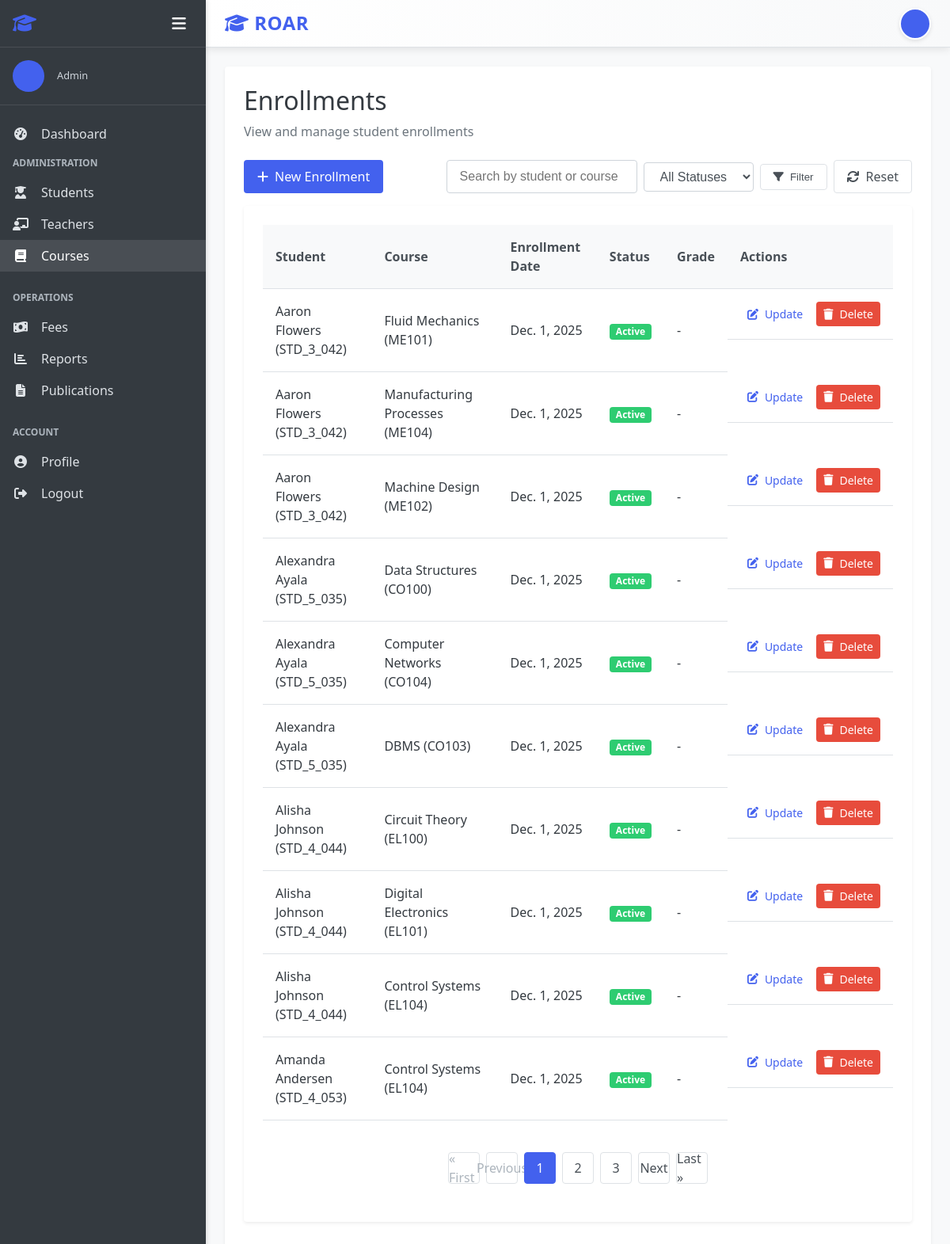
The app's page /courses/enrollments/ (signed in) with its own data.
### accounts/models.py (models this page shows, shortened)
class User(AbstractUser):
    USER_TYPE_CHOICES = (
        ('admin', 'Admin'),
        ('teacher', 'Teacher'),
        ('student', 'Student'),
    )
    user_type = models.CharField(max_length=10, choices=USER_TYPE_CHOICES, default='student')
    profile_pic = models.ImageField(upload_to='profile_pics/', null=True, blank=True)
    address = models.TextField(null=True, blank=True)
    mobile = models.CharField(max_length=15, null=True, blank=True)
    department = models.ForeignKey(Department, on_delete=models.CASCADE,default=None ,null=True, blank=True)
    @property
    def is_admin(self):
        return self.user_type == 'admin'
    @property
    def is_teacher(self):
        return self.user_type == 'teacher'
    @property
    def is_student(self):
        return self.user_type == 'student'

### courses/models.py (models this page shows, shortened)
class Enrollment(models.Model):
    STATUS_CHOICES = (
        ('active', 'Active'),
        ('completed', 'Completed'),
        ('dropped', 'Dropped'),
    )
    student = models.ForeignKey(Student, on_delete=models.CASCADE, related_name='enrollments')
    course = models.ForeignKey(Course, on_delete=models.CASCADE, related_name='enrollments')
    enrollment_date = models.DateField(auto_now_add=True)
    status = models.CharField(max_length=10, choices=STATUS_CHOICES, default='active')
    grade = models.CharField(max_length=2, null=True, blank=True)
    class Meta:
        unique_together = ['student', 'course']
        ordering = ['-enrollment_date']

class Course(models.Model):
    name = models.CharField(max_length=100)
    code = models.CharField(max_length=20, unique=True)
    description = models.TextField(null=True, blank=True)
    credits = models.PositiveIntegerField(default=3)
    teachers = models.ManyToManyField(Teacher, related_name='courses')
    created_at = models.DateTimeField(auto_now_add=True)
    updated_at = models.DateTimeField(auto_now=True)
    department = models.ForeignKey(Department, on_delete=models.CASCADE, null=True, blank=True)
    class Meta:
        ordering = ['name']

### students/models.py (models this page shows, shortened)
class Student(models.Model):
    user = models.OneToOneField(User, on_delete=models.CASCADE, related_name='student_profile')
    student_id = models.CharField(max_length=20, unique=True)
    date_of_birth = models.DateField(null=True, blank=True)
    gender = models.CharField(max_length=10, choices=(('male', 'Male'), ('female', 'Female'), ('other', 'Other')))
    parent_name = models.CharField(max_length=100, null=True, blank=True)
    parent_mobile = models.CharField(max_length=15, null=True, blank=True)
    admission_date = models.DateField(auto_now_add=True)
    class Meta:
        ordering = ['user__first_name', 'user__last_name']

### courses/views.py (the view)
# urls.py: path('enrollments/', views.EnrollmentListView.as_view(), name='enrollment_list'),
class EnrollmentListView(LoginRequiredMixin, AdminRequiredMixin, ListView):
    model = Enrollment
    template_name = 'courses/enrollment_list.html'
    context_object_name = 'enrollments'
    paginate_by = 10

### students/views.py (called while the page is built)
    def test_func(self):
        return self.request.user.is_authenticated and self.request.user.is_admin

### templates/courses/enrollment_list.html (shortened to what this page needs)
{% extends "base.html" %}
{% block content %}
<div class="dashboard-header">
    <h1>Enrollments</h1>
    <p>View and manage student enrollments</p>
</div>
<div class="action-bar">
    <div class="action-buttons">
        <a href="{% url 'enrollment_create' %}" class="btn btn-primary">
            <i class="fas fa-plus"></i> New Enrollment
        </a>
    </div>
    <div class="filter-section">
        <form method="get" class="filter-form">
            <div class="form-group">
                <input type="text" name="search" placeholder="Search by student or course" class="form-control" value="{{ request.GET.search }}">
            </div>
            <div class="form-group">
                <select name="status" class="form-control">
                    <option value="">All Statuses</option>
                </select>
            </div>
            <button type="submit" class="btn btn-outline">
                <i class="fas fa-filter"></i> Filter
            </button>
            <a href="{% url 'enrollment_list' %}" class="btn btn-outline">
                <i class="fas fa-sync"></i> Reset
            </a>
        </form>
    </div>
</div>
<div class="card">
    <div class="card-body">
        {% if enrollments %}
        <div class="table-container">
            <table class="table">
                <thead>
                    <tr>
                        <th>Student</th>
                        <th>Course</th>
                        <th>Enrollment Date</th>
                        <th>Status</th>
                        <th>Grade</th>
                        <th>Actions</th>
                    </tr>
                </thead>
                <tbody>
                    {% for enrollment in enrollments %}
                    <tr>
                        <td>{{ enrollment.student.user.get_full_name }} ({{ enrollment.student.student_id }})</td>
                        <td>{{ enrollment.course.name }} ({{ enrollment.course.code }})</td>
                        <td>{{ enrollment.enrollment_date }}</td>
                        <td>
                            <span class="badge {% if enrollment.status == 'active' %}badge-success{% elif enrollment.status == 'completed' %}badge-info{% else %}badge-warning{% endif %}">
                                {{ enrollment.get_status_display }}
                            </span>
                        </td>
                        <td>{{ enrollment.grade|default:"-" }}</td>
                        <td class="table-actions">
                            <a href="{% url 'enrollment_update' enrollment.id %}" class="btn btn-sm btn-warning">
                                <i class="fas fa-edit"></i> Update
                            </a>
                            <a href="{% url 'enrollment_delete' enrollment.id %}" class="btn btn-sm btn-danger">
                                <i class="fas fa-trash"></i> Delete
                            </a>
                        </td>
                    </tr>
                    {% endfor %}
                </tbody>
            </table>
        </div>
        {% if is_paginated %}
        <div class="pagination-container">
            <ul class="pagination">
                {% if page_obj.has_previous %}
                <li><a href="?page=1{% if request.GET.search %}&search={{ request.GET.search }}{% endif %}{% if request.GET.status %}&status={{ request.GET.status }}{% endif %}">&laquo; First</a></li>
                <li><a href="?page={{ page_obj.previous_page_number }}{% if request.GET.search %}&search={{ request.GET.search }}{% endif %}{% if request.GET.status %}&status={{ request.GET.status }}{% endif %}">Previous</a></li>
                {% else %}
                <li class="disabled"><span>&laquo; First</span></li>
                <li class="disabled"><span>Previous</span></li>
                {% endif %}
                {% for i in paginator.page_range %}
                    {% if page_obj.number == i %}
                    <li class="active"><span>{{ i }}</span></li>
                    {% elif i > page_obj.number|add:'-3' and i < page_obj.number|add:'3' %}
                    <li><a href="?page={{ i }}{% if request.GET.search %}&search={{ request.GET.search }}{% endif %}{% if request.GET.status %}&status={{ request.GET.status }}{% endif %}">{{ i }}</a></li>
                    {% endif %}
                {% endfor %}
                {% if page_obj.has_next %}
                <li><a href="?page={{ page_obj.next_page_number }}{% if request.GET.search %}&search={{ request.GET.search }}{% endif %}{% if request.GET.status %}&status={{ request.GET.status }}{% endif %}">Next</a></li>
                <li><a href="?page={{ paginator.num_pages }}{% if request.GET.search %}&search={{ request.GET.search }}{% endif %}{% if request.GET.status %}&status={{ request.GET.status }}{% endif %}">Last &raquo;</a></li>
                {% else %}
                <li class="disabled"><span>Next</span></li>
                <li class="disabled"><span>Last &raquo;</span></li>
                {% endif %}
            </ul>
        </div>
        {% endif %}
        {% endif %}
    </div>
</div>
{% endblock %}

### templates/base.html (shortened to what this page needs)
<!DOCTYPE html>
<html lang="en">
<head>
    <link rel="stylesheet" href="/static/css/style.css">
    <link rel="stylesheet" href="https://cdnjs.cloudflare.com/ajax/libs/font-awesome/6.4.0/css/all.min.css">
</head>
<body>
    <div class="app-container {% if not user.is_authenticated %}auth-page{% endif %}">
        {% if user.is_authenticated %}
        <aside class="sidebar">
            <div class="sidebar-header">
                <h2><i class="fas fa-graduation-cap"></i> </h2>
                <div class="sidebar-controls">
                    <button class="sidebar-toggle" id="sidebarToggle">
                        <i class="fas fa-bars"></i>
                    </button>
                </div>
            </div>
            <div class="sidebar-user">
                {% if user.profile_pic %}
                    <img src="{{ user.profile_pic.url }}" alt="{{ user.get_full_name }}" class="user-avatar">
                {% else %}
                    <div class="user-avatar-placeholder">
                    </div>
                {% endif %}
                <div class="user-info">
                    <p class="user-role">{{ user.get_user_type_display }}</p>
                </div>
            </div>
            <nav class="sidebar-nav">
                <ul>
                    <li><a href="{% url 'dashboard' %}" class="{% if request.path == '/' %}active{% endif %}">
                        <i class="fas fa-tachometer-alt"></i> <span class="menu-text">Dashboard</span>
                    </a></li>
                    {% if user.is_admin %}
                    <li class="nav-section">
                        <span class="nav-section-title">Administration</span>
                        <ul>
                            <li><a href="{% url 'student_list' %}" class="{% if '/students/' in request.path %}active{% endif %}">
                                <i class="fas fa-user-graduate"></i> <span class="menu-text">Students</span>
                            </a></li>
                            <li><a href="{% url 'teacher_list' %}" class="{% if '/teachers/' in request.path %}active{% endif %}">
                                <i class="fas fa-chalkboard-teacher"></i> <span class="menu-text">Teachers</span>
                            </a></li>
                            <li><a href="{% url 'course_list' %}" class="{% if '/courses/' in request.path %}active{% endif %}">
                                <i class="fas fa-book"></i> <span class="menu-text">Courses</span>
                            </a></li>
                        </ul>
                    </li>
                    <li class="nav-section">
                        <span class="nav-section-title">Operations</span>
                        <ul>
                            <li><a href="{% url 'fee_invoice_list' %}" class="{% if '/fees/' in request.path %}active{% endif %}">
                                <i class="fas fa-money-bill-wave"></i> <span class="menu-text">Fees</span>
                            </a></li>
                            <li><a href="{% url 'report_dashboard' %}" class="{% if '/reports/' in request.path %}active{% endif %}">
                                <i class="fas fa-chart-bar"></i> <span class="menu-text">Reports</span>
                            </a></li>
                            <li>
                                <a href="{% url 'publication_list_admin' %}">
                                    <i class="fas fa-file-alt"></i> <span class="menu-text">Publications</span>
                                </a>
                            </li>
                        </ul>
                    </li>
                    {% endif %}
                    <li class="nav-section">
                        <span class="nav-section-title">Account</span>
                        <ul>
                            <li><a href="{% url 'profile' %}">
                                <i class="fas fa-user-circle"></i> <span class="menu-text">Profile</span>
                            </a></li>
                            <li><a href="{% url 'logout' %}">
                                <i class="fas fa-sign-out-alt"></i> <span class="menu-text">Logout</span>
                            </a></li>
                        </ul>
                    </li>
                </ul>
            </nav>
        </aside>
        {% endif %}
        <main class="main-content {% if not user.is_authenticated %}auth-main{% endif %}">
            {% if user.is_authenticated %}
            <header class="main-header">
                <div class="header-left">
                    <h1><i class="fas fa-graduation-cap"></i> ROAR</h1>
                </div>
                <div class="header-right">
                    <div class="header-user">
                        <a href="{% url 'profile' %}" class="user-profile-link">
                            {% if user.profile_pic %}
                            <img src="{{ user.profile_pic.url }}" alt="{{ user.get_full_name }}" class="user-avatar-small">
                            {% else %}
                            <div class="user-avatar-small-placeholder">
                            </div>
                            {% endif %}
                        </a>
                    </div>
                </div>
            </header>
            {% endif %}
            <div class="content-wrapper">
                <div class="content">
                    {% block content %}{% endblock %}
                </div>
            </div>
        </main>
    </div>
</body>
</html>

### templates/courses/enrollment_list.html (style rules this page uses)
.action-bar { display: flex; justify-content: space-between; align-items: center; margin-bottom: var(--spacing-md); flex-wrap: wrap; gap: var(--spacing-md); }
.filter-form { display: flex; gap: 0.5rem; align-items: center; flex-wrap: wrap; }
.filter-form .form-group { margin-bottom: 0; }
.filter-form .form-control { width: auto; display: inline-block; }
.badge { display: inline-block; padding: 0.25rem 0.5rem; font-size: 0.75rem; font-weight: 700; line-height: 1; text-align: center; white-space: nowrap; vertical-align: baseline; border-radius: 0.25rem; }
.badge-success { color: #fff; background-color: #2ecc71; }
.table-actions { white-space: nowrap; }

### records on screen
User: user_type "Admin"
Enrollment: student.user.get_full_name "Aaron Flowers", student.student_id "STD_3_042", course.name "Fluid Mechanics", course.code "ME101", enrollment_date "Dec. 1, 2025", status "Active", grade "-"
Enrollment: student.user.get_full_name "Aaron Flowers", student.student_id "STD_3_042", course.name "Manufacturing Processes", course.code "ME104", enrollment_date "Dec. 1, 2025", status "Active", grade "-"
Enrollment: student.user.get_full_name "Aaron Flowers", student.student_id "STD_3_042", course.name "Machine Design", course.code "ME102", enrollment_date "Dec. 1, 2025", status "Active", grade "-"
Enrollment: student.user.get_full_name "Alexandra Ayala", student.student_id "STD_5_035", course.name "Data Structures", course.code "CO100", enrollment_date "Dec. 1, 2025", status "Active", grade "-"
Enrollment: student.user.get_full_name "Alexandra Ayala", student.student_id "STD_5_035", course.name "Computer Networks", course.code "CO104", enrollment_date "Dec. 1, 2025", status "Active", grade "-"
Enrollment: student.user.get_full_name "Alexandra Ayala", student.student_id "STD_5_035", course.name "DBMS", course.code "CO103", enrollment_date "Dec. 1, 2025", status "Active", grade "-"
Enrollment: student.user.get_full_name "Alisha Johnson", student.student_id "STD_4_044", course.name "Circuit Theory", course.code "EL100", enrollment_date "Dec. 1, 2025", status "Active", grade "-"
Enrollment: student.user.get_full_name "Alisha Johnson", student.student_id "STD_4_044", course.name "Digital Electronics", course.code "EL101", enrollment_date "Dec. 1, 2025", status "Active", grade "-"
Enrollment: student.user.get_full_name "Alisha Johnson", student.student_id "STD_4_044", course.name "Control Systems", course.code "EL104", enrollment_date "Dec. 1, 2025", status "Active", grade "-"
Enrollment: student.user.get_full_name "Amanda Andersen", student.student_id "STD_4_053", course.name "Control Systems", course.code "EL104", enrollment_date "Dec. 1, 2025", status "Active", grade "-"

### other values on screen
{{ i }} "1"
{{ i }} "2" "3"
